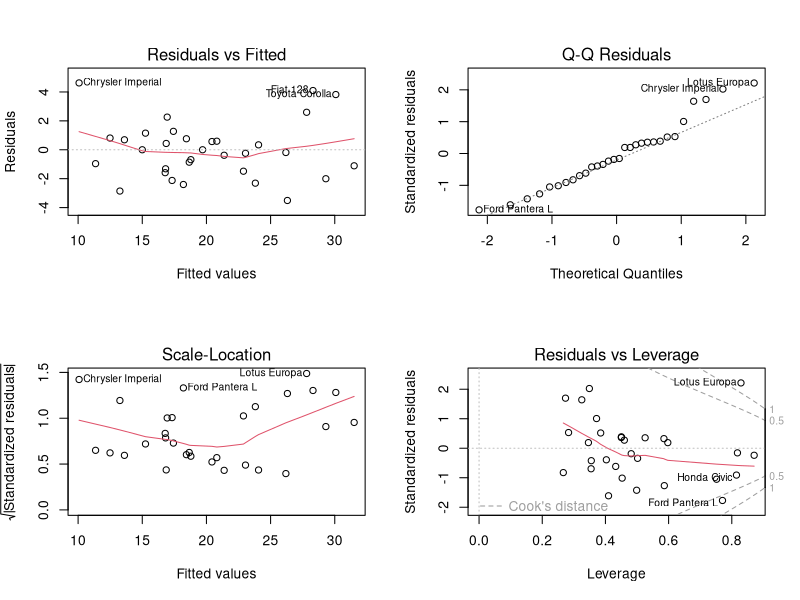
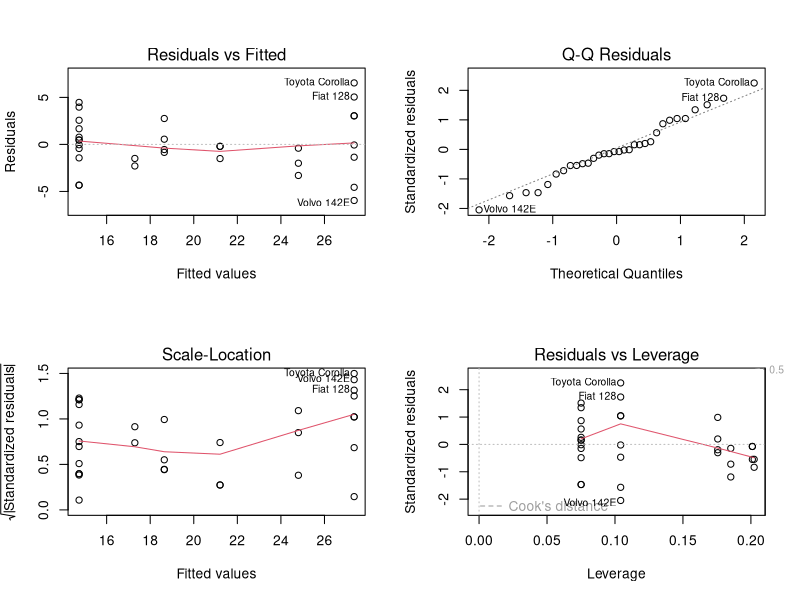
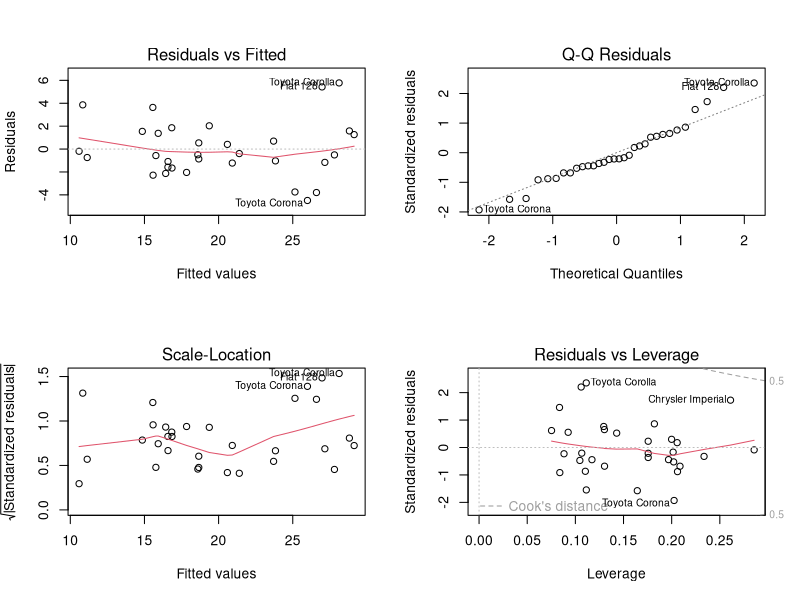
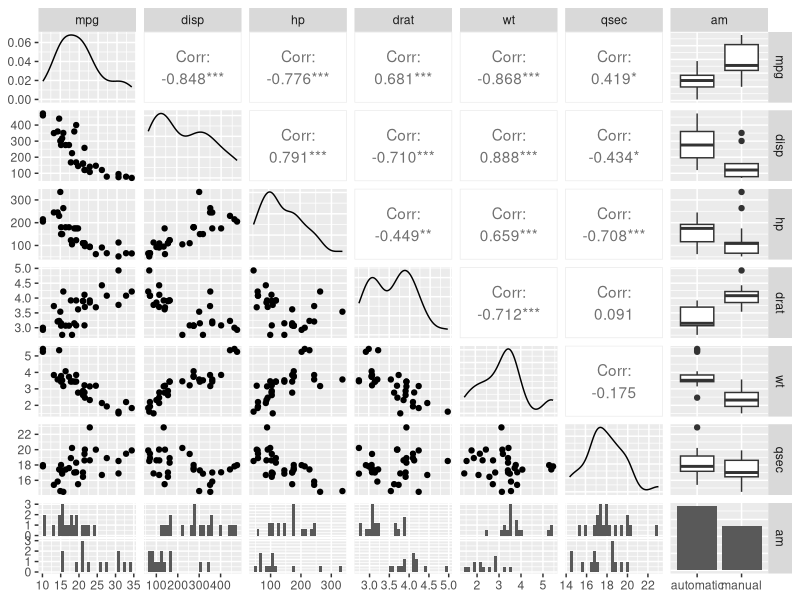
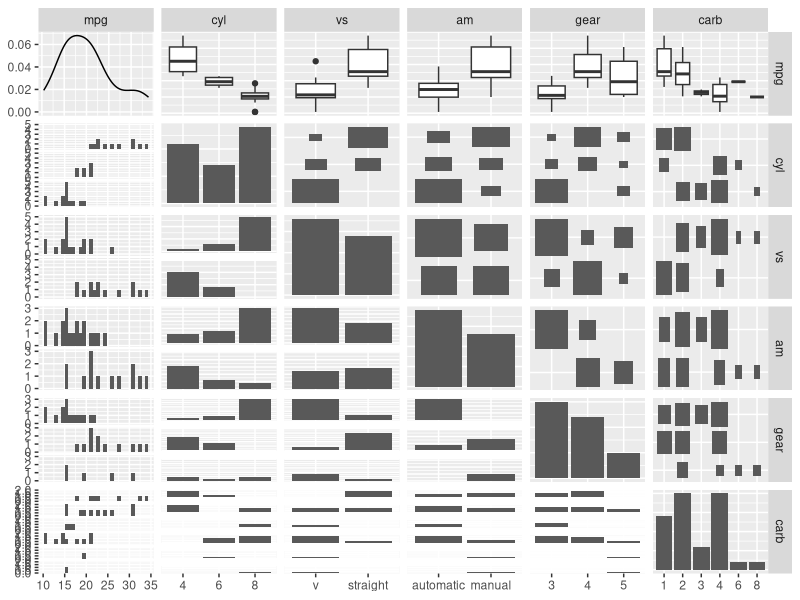
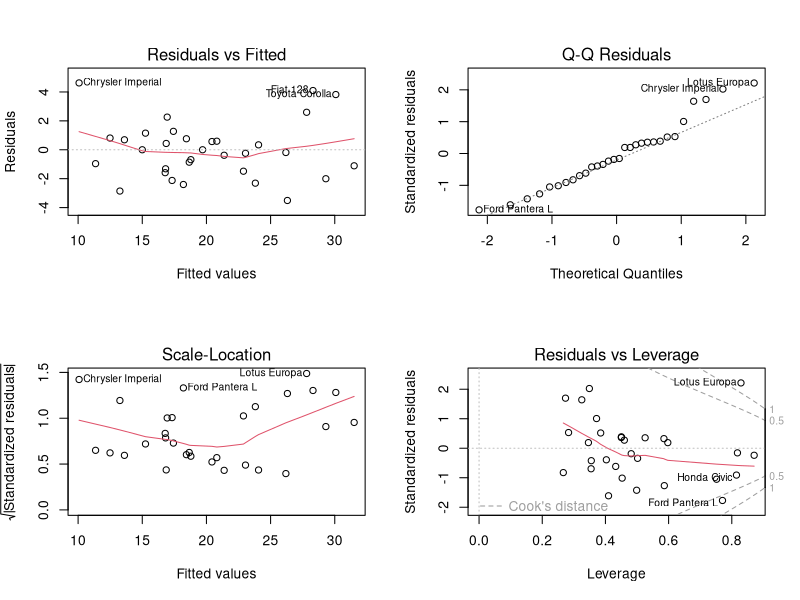
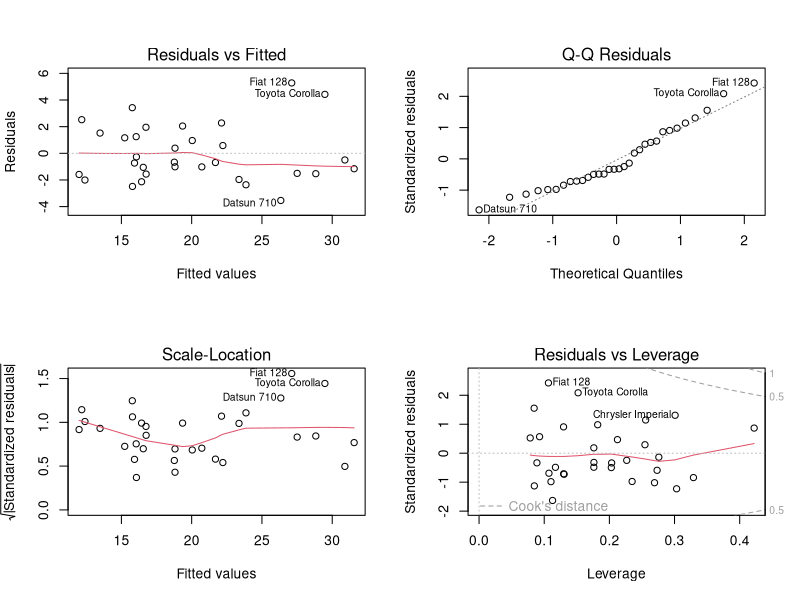

Generate these figures, in order, with R:
## ---- chunk 1
knitr::opts_chunk$set(cache=TRUE)
## ---- chunk 2
library(ggplot2)
library(GGally)
data(mtcars)

mtcars$am <- factor(mtcars$am, levels = c(0,1), labels = c('automatic', 'manual'))
mtcars$vs <- factor(mtcars$vs, levels = c(0,1), labels = c('v', 'straight'))
mtcars$gear <- factor(mtcars$gear)
mtcars$carb <- factor(mtcars$carb)
mtcars$cyl <- factor(mtcars$cyl)

contcorr <- ggpairs(mtcars,
        colour = 'am',
        columns = c(1,3:7,9))

disccorr <- ggpairs(mtcars,
        colour = 'am',
        columns = c(1:2,8:11))
## ---- chunk 3
# First model reveals a possible relationship of wt and hp when all other effects present. 
# Good fit but mostly driven by large number of parameters. 
fit0 <- lm(mpg ~ ., mtcars)
summary(fit0)

# Large residuals and the assumption of Normality in the regressions error terms appears not to be accurate.
par(mfrow = c(2,2))
plot(fit0)

# By defining a model where MPG is explained by factor effect of transmition type and weight along with their interaction. Number of cylinders is also introduced as factor.
fit <- lm(mpg ~ am * wt + cyl, mtcars)
summary(fit)

# Adjustment is not much worse than when all variables (and its high number of parameters) were used. In addition, all coefficients have low enough standard errors to be acceptable for the author (especially given the low sample size given the complex relationships present and the limitation of tools allowed in this exercise). 



# Lower fit, greater residual variance, less nice QQ plot. General lower accuracy observed.
fit2 <- lm(mpg ~ am + cyl, mtcars)
summary(fit2)
par(mfrow = c(2,2))
plot(fit2)


# Still a mediocre model with slightly lower residual variance than fit2. The rogue group of cars is larger, meaning we don't describe enough patterns with as much consistency.
fit3 <- lm(mpg ~ am + cyl + wt, mtcars)
summary(fit3)
par(mfrow = c(2,2))
plot(fit3)

## ---- chunk 4
print(contcorr)
## ---- chunk 5
print(disccorr)
## ---- chunk 6
# fit0 - Large residuals and the assumption of Normality in the regressions error terms appears not to be accurate.
par(mfrow = c(2,2))
plot(fit0)


# fit - Residual variance is lower and the assumption of Normality, while not perfect, is better founded. Four cars have a similar patterns that aren't easily isolated with simple linear regression.  However, fit and parsimony of the model were deemed acceptable.
par(mfrow = c(2,2))
plot(fit)
